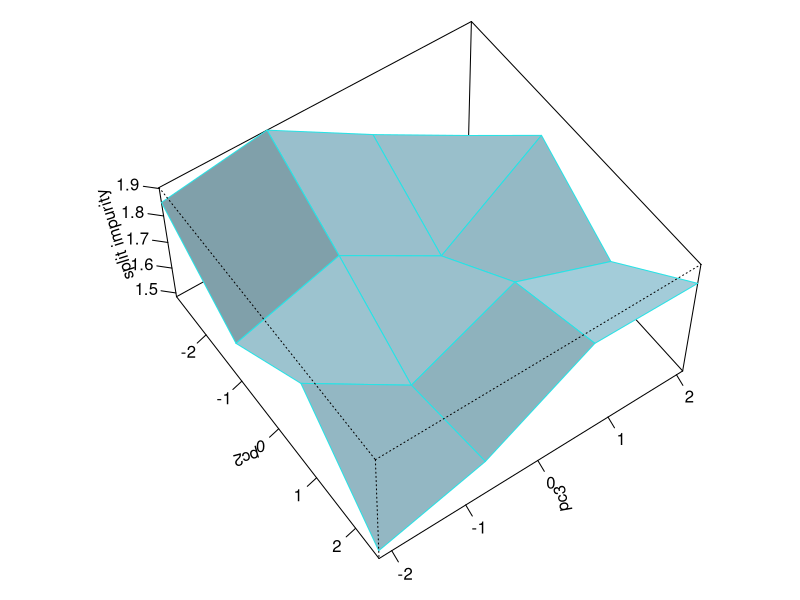
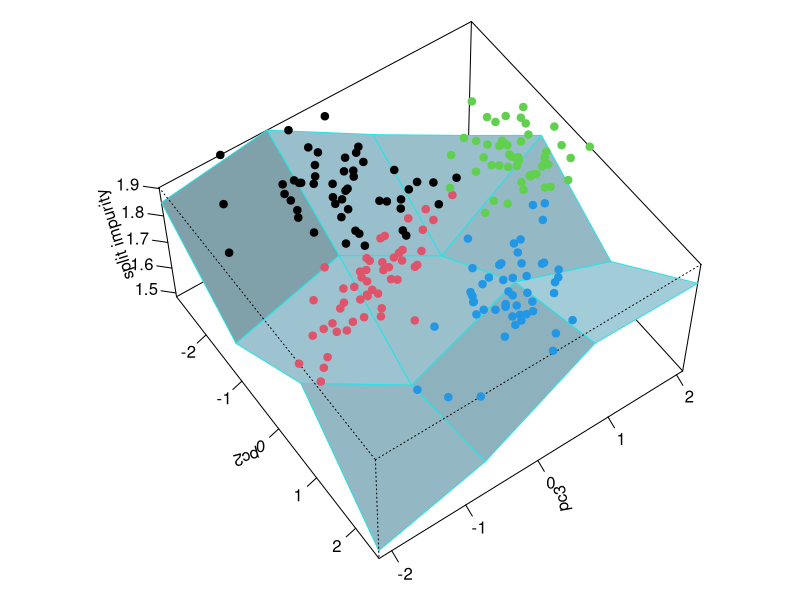

Reproduce these figures in R, in order.
###################################
impurity.plot.2d <- function(
	split.impurity=c("deviance","gini"),
	info=crabs.data[,2:3],
	classes=factor(rep(1:4,each=50)),
	grid.detail=20)
{
	impurity.grow <- function(
		class.freq)				#table with class frequencies
	#DESCRIPTION
	#	given summarized figures of class frequencies and a split criterion, the impurity measure of such a split is given
	#OUTPUT		impurity			numeric impurity value of node with such a composition of examples
	{
		#calculate the "impurity" measure on a leaf be it via gini/deviance when given class probabilities at a leaf
		n <- sum(class.freq)
		class.probs <- class.freq/n
		#evaluate impurity
		if (split.impurity=="deviance") {
			#deviance
			#change any class.probs from 0 to 1 to make 0*log(0)=0 by default
			class.probs[class.probs==0] <- 1
			impurity <- -2*sum(class.probs*log(class.probs))
		} else if (split.impurity=="gini") {
			#gini
			impurity <- 1-sum(class.probs^2)
		}

		return(impurity)
	}

	two.dimensional.impurity <- function(
		info,
		classes,
		x.point,
		y.point)
	{
#browser()
		#for every point other than info.index
		impurity <- Inf
		for (point.of.interest in 1:dim(info)[1]) {
			#0=a+bx+cy
			#	fixed point = info[info.index,]
			#	point of interest = info[point.of.interest,]
#info=info[c(1,51,101,151),]
#classes=classes[c(1,51,101,151)]
#plot(info,type="n")
#text(info,label=row.names(info))
#point.of.interest=1
#point.of.interest=point.of.interest+1
			#coefficient of intercept
			A <- x.point*info[point.of.interest,2]-y.point*info[point.of.interest,1]
			#coefficient of x
			B <- y.point-info[point.of.interest,2]
			#coefficient of y
			C <- info[point.of.interest,1]-x.point
#plot(info,type="n")
#text(info,label=row.names(info),col=as.numeric(classes))
#C.temp=C+0.0001
#abline(a=-A/C.temp,b=-B/C.temp)
			#vector of Trues and Falses for points across this hyperplane (anticlockwise)
			if (x.point>info[point.of.interest,1]) {
				child.left.T.F <- 0 <= zapsmall(A+B*info[,1]+C*info[,2])
			} else {
				child.left.T.F <- 0 >= zapsmall(A+B*info[,1]+C*info[,2])
			}
#print(child.left.T.F[child.left.T.F])
			#calculate impurity value
			temp.impurity <- (	impurity.grow(	table(classes[child.left.T.F]))		*	sum(child.left.T.F)+
						impurity.grow(	table(classes[!child.left.T.F]))	*	sum(!child.left.T.F)
						)/length(child.left.T.F)
			if (!is.na(temp.impurity)) {
				impurity <- 	min(impurity,temp.impurity)
			}
		}
		return(impurity)
	}

	split.impurity <- match.arg(split.impurity)

browser()
#load("impurity.plot.2d.crabs.data.detail.50.R") calculated from another machine to just plot it without worrying
#load("impurity.plot.2d.crabs.data.detail.100.R") calculated from another machine to just plot it without worrying


	#make my grid of points, hopefully these points wont coincide with observations, if it does, this code below WONT work
	x.grid <- seq(	from=min(info[,1]),
			to=max(info[,1]),
			length.out=grid.detail)

	y.grid <- seq(	from=min(info[,2]),
			to=max(info[,2]),
			length.out=grid.detail)

	z.grid <- matrix(	0,
				ncol=grid.detail,
				nrow=grid.detail)

	#find impurities at grid points
	for (x.index in 1:grid.detail) {
		print(paste("x =",x.index))	#just so I can see where the calculation is at
		for (y.index in 1:grid.detail) {
#			print(paste("x =",x.index,", y =",y.index))	#just so I can see where the calculation is at
			z.grid[x.index,y.index] <- two.dimensional.impurity(
							info=info,
							classes=classes,
							x.point=x.grid[x.index],
							y.point=y.grid[y.index])
		}
	}

	#plot perspective plot
	postscript("impurity.plot.2d.crabs.data.ps",width=10,height=10)
	par(mar=c(1,3,0,0))
	THETA=55
	PHI=55
	COL="lightblue"
	BORDER=5
	SHADE=0.2
	EXPAND=0.5
	R=10
	persp(	x=x.grid,
		y=y.grid,
		z=z.grid,
#		main="Perspective plot of sample impurity values for oblique splits",
		xlab="pc2",
		ylab="pc3",
		zlab="split impurity",
		theta=THETA,
		phi=PHI, 
		expand=EXPAND, 
		r=R,
		ticktype="detailed",
		shade=SHADE,
		border=BORDER,
		col=COL)
	res <- persp(	x=x.grid,
			y=y.grid,
			z=z.grid,
#			main="Perspective plot of sample impurity values for oblique splits",
			xlab="pc2",
			ylab="pc3",
			zlab="split impurity",
			theta=THETA,
			phi=PHI, 
			expand=EXPAND, 
			r=R,
			ticktype="detailed",
			shade=SHADE,
			border=BORDER,
			col=COL)
	points(	trans3d(	x=info[,1],
				y=info[,2],
				z=max(z.grid),
				pmat=res),
		col=as.numeric(classes),
		pch=20,
		cex=1.5
	)
	dev.off()
}

library(MASS)
crabs.data <- predict(princomp(crabs[,-(1:3)]))
impurity.plot.2d(
	info=crabs.data[,2:3],
	classes=factor(rep(1:4,each=50)),
	grid.detail=4)
